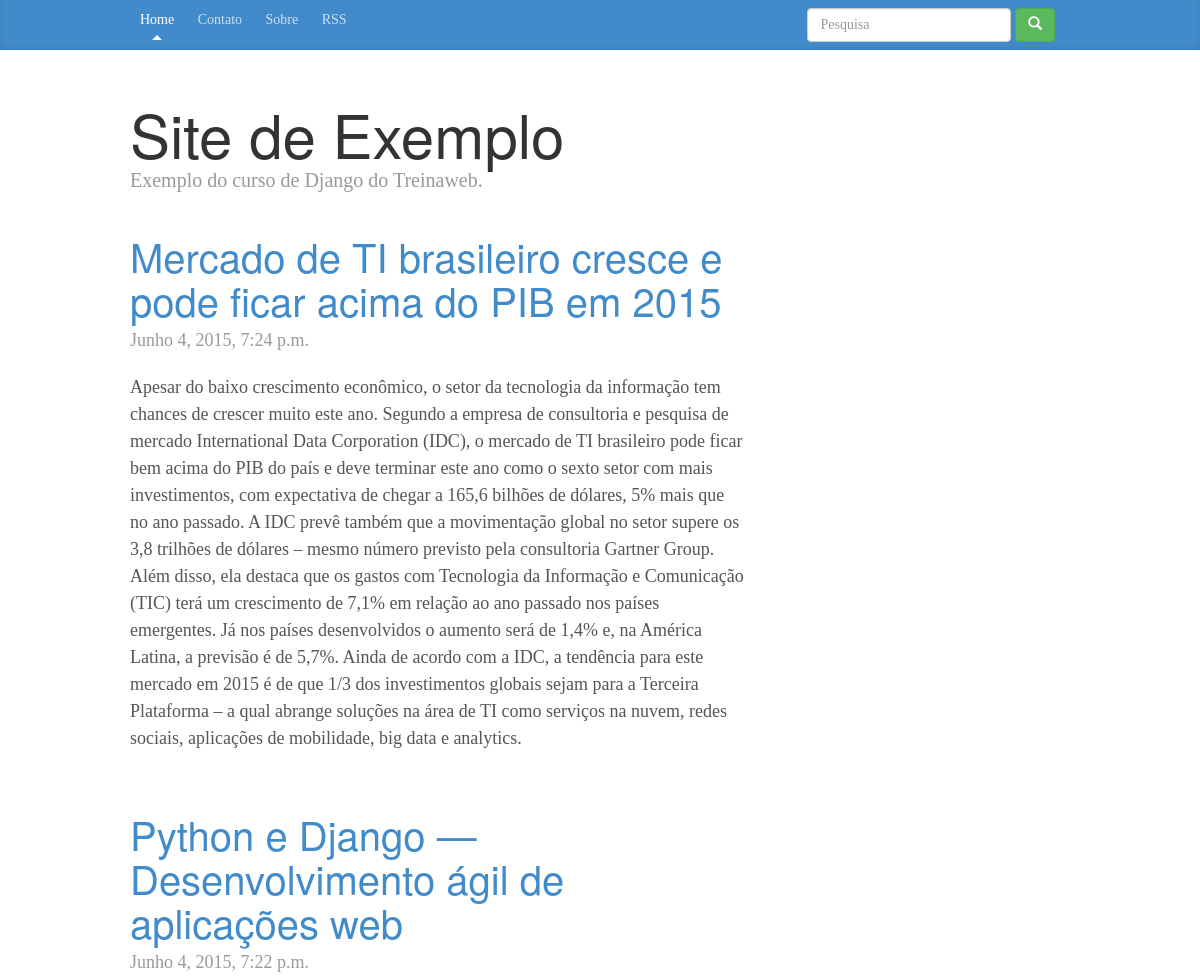
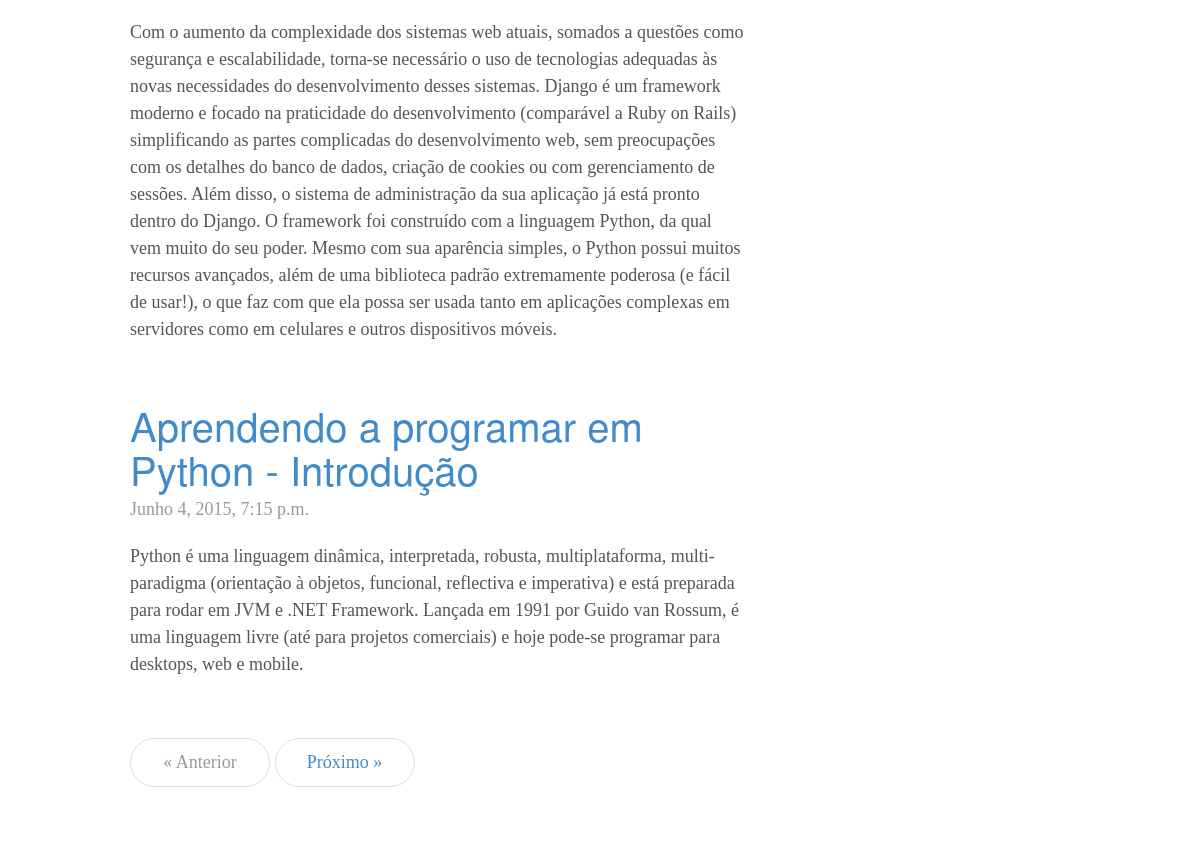
The page / on the database its author committed (2 pictures, top to bottom).
### artigos/models.py (models this page shows, shortened)
class Artigo(models.Model):
    titulo = models.CharField('Título:', max_length=80)
    url = models.SlugField(
        'URL',
        max_length=200,
        help_text='URL baseada no título.',
        unique=True)
    pub_date = models.DateTimeField('Data de publicação')
    conteudo = models.TextField('Conteúdo da página')
    autores = models.ManyToManyField(Autor)
    agencia = models.ForeignKey(Agencia)
    class Meta:
        ordering = ['-pub_date']

### artigos/views.py (the view)
# urls.py: url(r'^$', 'artigos.views.index'),
def index(request, pagina=1):
    paginacao = Paginator(Artigo.objects.all(), 3)
    try:
        resumo = paginacao.page(pagina)
    except PageNotAnInteger:
        resumo = paginacao.page(1)
    except EmptyPage:
        resumo = paginacao.page(paginacao.num_pages)
    return render(request, 'index.html', {
        'artigos': resumo.object_list,
        'paginacao': resumo,
        'page_now': pagina,
    })

### artigos/templates/index.html
{% extends 'base.html' %}
{% block conteudo %}
  {% if artigos %}
      {% for artigo in artigos %}
        <div class="blog-post">
            <h2 class="blog-post-title"><a href="/artigo/{{artigo.url}}">{{artigo.titulo|safe}}</a></h2>
            <p class="blog-post-meta">{{artigo.pub_date}}</p>
            <div>
              <p>{{artigo.conteudo|safe}}</p>
            </div>
        </div>
      {% endfor %}
  {% else %}
    <p>Não há artigos</p>
  {% endif %}
  <ul class="pager">
    {% if paginacao.has_previous %}
      <li><a href="/paginacao/{{paginacao.previous_page_number}}">« Anterior</a></li>
    {% else %}
      <li class="disabled"><a href="#">« Anterior</a></li>
    {% endif %}
    {% if paginacao.has_next %}
      <li><a href="/paginacao/{{ paginacao.next_page_number }}">Próximo »</a></li>
    {% else %}
      <li class="disabled"><a href="#">Próximo »</a></li>
    {% endif %}
  </ul>
{% endblock %}

### media/css/blog.css (style rules this page uses)
body { font-family: Georgia, "Times New Roman", Times, serif; color: #555; }
h1, .h1, h2, .h2, h3, .h3, h4, .h4, h5, .h5, h6, .h6 { margin-top: 0; font-family: "Helvetica Neue", Helvetica, Arial, sans-serif; font-weight: normal; color: #333; }
.pager { margin-bottom: 60px; text-align: left; }
.pager > li > a { width: 140px; padding: 10px 20px; text-align: center; border-radius: 30px; }
.blog-post { margin-bottom: 60px; }
.blog-post-title { margin-bottom: 5px; font-size: 40px; }
.blog-post-meta { margin-bottom: 20px; color: #999; }

### rows shown on the page
Artigo: titulo "Mercado de TI brasileiro cresce e pode ficar acima do PIB em 2015", pub_date "Junho 4, 2015, 7:24 p.m.", conteudo "Apesar do baixo crescimento econômico, o setor da tecnologia da informação tem chances de crescer muito este ano. Segundo a empresa de consultoria e pesquisa de mercado International Data Corporation (IDC), o mercado de TI brasileiro pode ficar bem acima do PIB do país e deve terminar este ano como o sexto setor com mais investimentos, com expectativa de chegar a 165,6 bilhões de dólares, 5% mais que no ano passado. A IDC prevê também que a movimentação global no setor supere os 3,8 trilhões de dólares – mesmo número previsto pela consultoria Gartner Group. Além disso, ela destaca que os gastos com Tecnologia da Informação e Comunicação (TIC) terá um crescimento de 7,1% em relação ao ano…"
Artigo: titulo "Python e Django — Desenvolvimento ágil de aplicações web", pub_date "Junho 4, 2015, 7:22 p.m.", conteudo "Com o aumento da complexidade dos sistemas web atuais, somados a questões como segurança e escalabilidade, torna-se necessário o uso de tecnologias adequadas às novas necessidades do desenvolvimento desses sistemas. Django é um framework moderno e focado na praticidade do desenvolvimento (comparável a Ruby on Rails) simplificando as partes complicadas do desenvolvimento web, sem preocupações com os detalhes do banco de dados, criação de cookies ou com gerenciamento de sessões. Além disso, o sistema de administração da sua aplicação já está pronto dentro do Django. O framework foi construído com a linguagem Python, da qual vem muito do seu poder. Mesmo com sua aparência simples, o Python…"
Artigo: titulo "Aprendendo a programar em Python - Introdução", pub_date "Junho 4, 2015, 7:15 p.m.", conteudo "Python é uma linguagem dinâmica, interpretada, robusta, multiplataforma, multi-paradigma (orientação à objetos, funcional, reflectiva e imperativa) e está preparada para rodar em JVM e .NET Framework. Lançada em 1991 por Guido van Rossum, é uma linguagem livre (até para projetos comerciais) e hoje pode-se programar para desktops, web e mobile."
